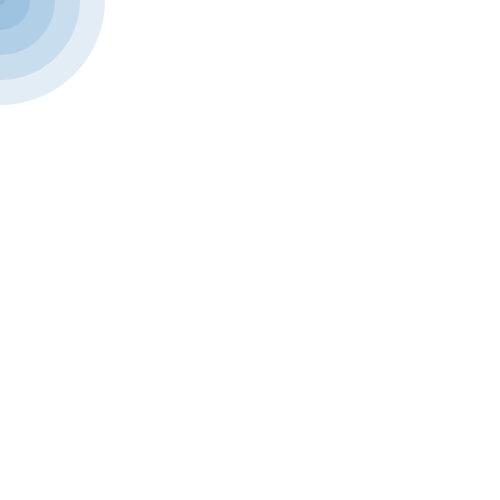
Frame 1 (no input)
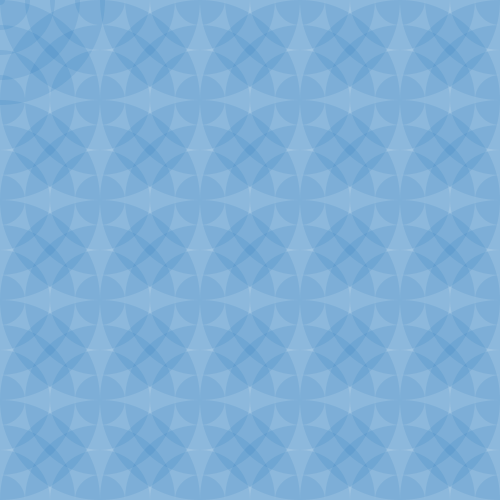
Frame 60 (the mouse pressed at the canvas centre just before this capture)
Frame 120 (the mouse held since frame 60 and released just before this capture): identical to frame 60, image omitted

The Processing sketch that drew these frames (run headless with seeded random() and noise(); from frame 60 on, the mouse is pressed at the canvas centre):

// Processing sketch: processing_32217
// ── processing_32217.pde

int goodbye = 10;
int hello = 0;

int y = 0;

void setup () {
  size (500,500);
  noFill ();
  background (255);
  frameRate (5);
  
  fill(5,103,180,30);
  noStroke ();
}

void draw (){
  
 while (goodbye < 250){
    ellipse (hello, y,goodbye,goodbye);
  goodbye = goodbye + 50;
 
   }   
   
  hello = hello + 100;
 goodbye = 0; 
 
 if (hello > 500){
   y = y + 100;
   hello = 0;
}

}
